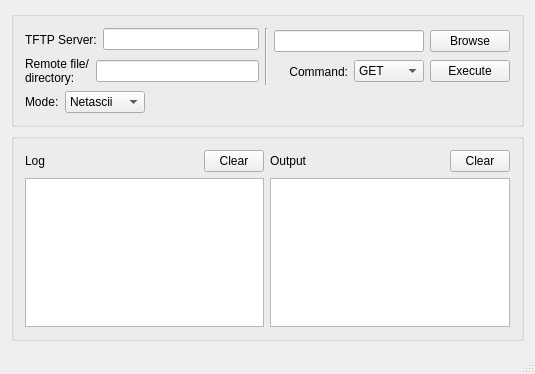
<?xml version="1.0" encoding="UTF-8"?>
<ui version="4.0">
 <class>tftpClientWindow</class>
 <widget class="QMainWindow" name="tftpClientWindow">
  <property name="geometry">
   <rect>
    <x>0</x>
    <y>0</y>
    <width>535</width>
    <height>374</height>
   </rect>
  </property>
  <property name="windowTitle">
   <string>TFTP Client</string>
  </property>
  <widget class="QWidget" name="centralWidget">
   <layout class="QVBoxLayout" name="verticalLayout">
    <item>
     <widget class="QGroupBox" name="connectionBox">
      <property name="title">
       <string/>
      </property>
      <layout class="QFormLayout" name="formLayout">
       <item row="0" column="0" colspan="2">
        <layout class="QHBoxLayout" name="horizontalLayout_7">
         <item>
          <layout class="QVBoxLayout" name="verticalLayout_2">
           <item>
            <layout class="QHBoxLayout" name="horizontalLayout">
             <item>
              <widget class="QLabel" name="label">
               <property name="minimumSize">
                <size>
                 <width>0</width>
                 <height>23</height>
                </size>
               </property>
               <property name="text">
                <string>TFTP Server:</string>
               </property>
               <property name="buddy">
                <cstring>remoteServer</cstring>
               </property>
              </widget>
             </item>
             <item>
              <widget class="QLineEdit" name="remoteServer">
               <property name="minimumSize">
                <size>
                 <width>150</width>
                 <height>0</height>
                </size>
               </property>
              </widget>
             </item>
            </layout>
           </item>
           <item>
            <layout class="QHBoxLayout" name="horizontalLayout_2">
             <item>
              <widget class="QLabel" name="label_2">
               <property name="text">
                <string>Remote file/
directory:</string>
               </property>
               <property name="buddy">
                <cstring>remoteFile</cstring>
               </property>
              </widget>
             </item>
             <item>
              <widget class="QLineEdit" name="remoteFile">
               <property name="minimumSize">
                <size>
                 <width>150</width>
                 <height>0</height>
                </size>
               </property>
              </widget>
             </item>
            </layout>
           </item>
          </layout>
         </item>
         <item>
          <widget class="Line" name="line">
           <property name="orientation">
            <enum>Qt::Vertical</enum>
           </property>
          </widget>
         </item>
         <item>
          <layout class="QVBoxLayout" name="verticalLayout_3">
           <item>
            <layout class="QHBoxLayout" name="horizontalLayout_3">
             <item>
              <widget class="QLineEdit" name="localFile">
               <property name="minimumSize">
                <size>
                 <width>150</width>
                 <height>0</height>
                </size>
               </property>
              </widget>
             </item>
             <item>
              <widget class="QPushButton" name="browseButton">
               <property name="text">
                <string>Browse</string>
               </property>
              </widget>
             </item>
            </layout>
           </item>
           <item>
            <layout class="QHBoxLayout" name="horizontalLayout_4">
             <item>
              <widget class="QLabel" name="label_3">
               <property name="minimumSize">
                <size>
                 <width>0</width>
                 <height>23</height>
                </size>
               </property>
               <property name="text">
                <string>Command:</string>
               </property>
               <property name="alignment">
                <set>Qt::AlignRight|Qt::AlignTrailing|Qt::AlignVCenter</set>
               </property>
               <property name="buddy">
                <cstring>command</cstring>
               </property>
              </widget>
             </item>
             <item>
              <widget class="QComboBox" name="command">
               <property name="maximumSize">
                <size>
                 <width>70</width>
                 <height>16777215</height>
                </size>
               </property>
               <item>
                <property name="text">
                 <string>GET</string>
                </property>
               </item>
               <item>
                <property name="text">
                 <string>PUT</string>
                </property>
               </item>
               <item>
                <property name="text">
                 <string>LIST</string>
                </property>
               </item>
              </widget>
             </item>
             <item>
              <widget class="QPushButton" name="executeButton">
               <property name="maximumSize">
                <size>
                 <width>100</width>
                 <height>16777215</height>
                </size>
               </property>
               <property name="text">
                <string>Execute</string>
               </property>
              </widget>
             </item>
            </layout>
           </item>
          </layout>
         </item>
        </layout>
       </item>
       <item row="1" column="0">
        <widget class="QLabel" name="label_6">
         <property name="maximumSize">
          <size>
           <width>50</width>
           <height>16777215</height>
          </size>
         </property>
         <property name="text">
          <string>Mode:</string>
         </property>
         <property name="buddy">
          <cstring>mode</cstring>
         </property>
        </widget>
       </item>
       <item row="1" column="1">
        <widget class="QComboBox" name="mode">
         <property name="maximumSize">
          <size>
           <width>80</width>
           <height>16777215</height>
          </size>
         </property>
         <item>
          <property name="text">
           <string>Netascii</string>
          </property>
         </item>
         <item>
          <property name="text">
           <string>Octet</string>
          </property>
         </item>
        </widget>
       </item>
      </layout>
     </widget>
    </item>
    <item>
     <widget class="QGroupBox" name="outputBox">
      <property name="title">
       <string/>
      </property>
      <layout class="QHBoxLayout" name="horizontalLayout_5">
       <item>
        <layout class="QVBoxLayout" name="verticalLayout_4">
         <item>
          <layout class="QHBoxLayout" name="horizontalLayout_6">
           <item>
            <widget class="QLabel" name="label_4">
             <property name="text">
              <string>Log</string>
             </property>
             <property name="buddy">
              <cstring>logBrowser</cstring>
             </property>
            </widget>
           </item>
           <item>
            <widget class="QPushButton" name="pushButton">
             <property name="maximumSize">
              <size>
               <width>60</width>
               <height>16777215</height>
              </size>
             </property>
             <property name="text">
              <string>Clear</string>
             </property>
            </widget>
           </item>
          </layout>
         </item>
         <item>
          <widget class="QTextBrowser" name="logBrowser"/>
         </item>
        </layout>
       </item>
       <item>
        <layout class="QVBoxLayout" name="verticalLayout_5">
         <item>
          <layout class="QHBoxLayout" name="horizontalLayout_8">
           <item>
            <widget class="QLabel" name="label_5">
             <property name="text">
              <string>Output</string>
             </property>
             <property name="buddy">
              <cstring>outputBrowser</cstring>
             </property>
            </widget>
           </item>
           <item>
            <widget class="QPushButton" name="pushButton_2">
             <property name="maximumSize">
              <size>
               <width>60</width>
               <height>16777215</height>
              </size>
             </property>
             <property name="text">
              <string>Clear</string>
             </property>
            </widget>
           </item>
          </layout>
         </item>
         <item>
          <widget class="QTextBrowser" name="outputBrowser"/>
         </item>
        </layout>
       </item>
      </layout>
     </widget>
    </item>
   </layout>
  </widget>
  <widget class="QStatusBar" name="statusBar"/>
 </widget>
 <layoutdefault spacing="6" margin="11"/>
 <resources/>
 <connections>
  <connection>
   <sender>pushButton</sender>
   <signal>released()</signal>
   <receiver>logBrowser</receiver>
   <slot>clear()</slot>
   <hints>
    <hint type="sourcelabel">
     <x>234</x>
     <y>199</y>
    </hint>
    <hint type="destinationlabel">
     <x>231</x>
     <y>232</y>
    </hint>
   </hints>
  </connection>
  <connection>
   <sender>pushButton_2</sender>
   <signal>released()</signal>
   <receiver>outputBrowser</receiver>
   <slot>clear()</slot>
   <hints>
    <hint type="sourcelabel">
     <x>488</x>
     <y>194</y>
    </hint>
    <hint type="destinationlabel">
     <x>487</x>
     <y>221</y>
    </hint>
   </hints>
  </connection>
 </connections>
</ui>
